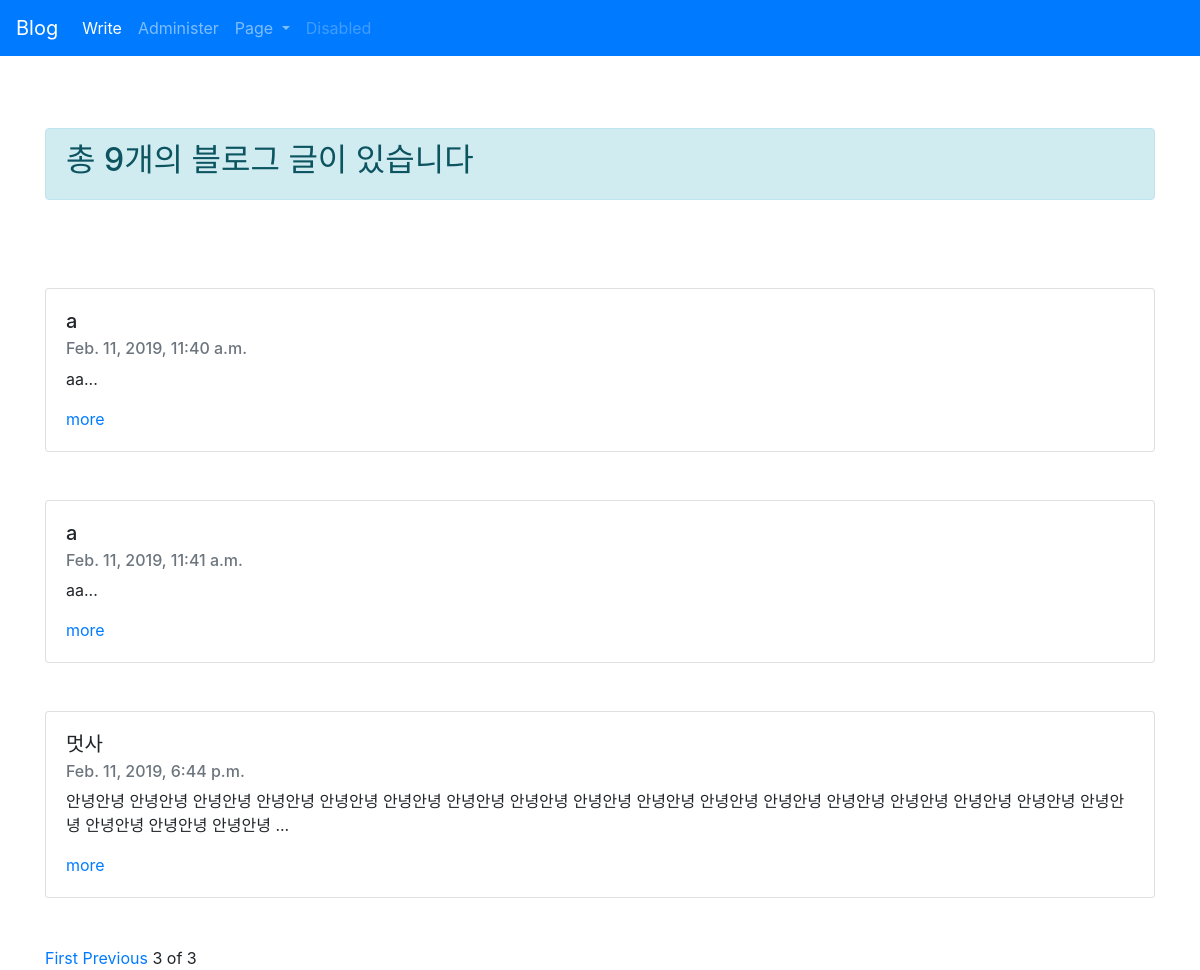
Page /?page=4 on the earlier database version.
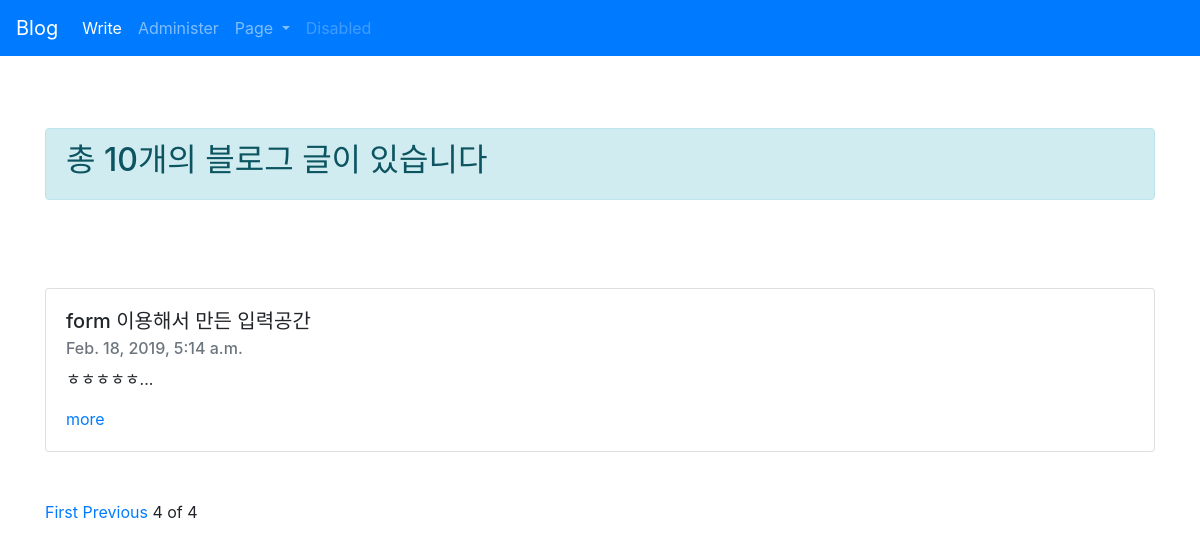
Same page on the later database version.
### blogapp/models.py (models this page shows, shortened)
class Blog(models.Model):
    title=models.CharField(max_length=200)
    pub_date = models.DateTimeField('date published')
    body= models.TextField()
    def summary(self):
        return self.body[:100]

### blogapp/views.py (the view)
# urls.py: path('',blogapp.views.home, name='home'),
def home(request):
    blogs = Blog.objects #쿼리셋
    blog_list = Blog.objects.all() #블로그 모든 글들을 대상
    paginator= Paginator(blog_list, 3) #모든 블로그객체 3개씩 잘라주기!
    page = request.GET.get('page') #request 페이지가 뭔지를 알아내고 (request페이지를 변수에 담아낸다)
    posts=paginator.get_page(page)#request된 페이지를 얻어온뒤 return해준다
    return render(request,'home.html',{'blogs' : blogs, 'posts':posts})

### blogapp/templates/home.html (shortened to what this page needs)
{%extends 'base.html'%}
{% block contents%}
<body>
    <div class="container">
        <div class="alert alert-info" role="alert">
            <h2>총 {{blogs.count}}개의 블로그 글이 있습니다</h2>
        </div>
        <br><br><br>
        {% for blog in posts %}
        <div class="card">
            <div class="card-body">
                <h5 class="card-title">{{blog.title}}</h5>
                <h6 class="card-subtitle mb-2 text-muted">{{blog.pub_date}}</h6>
                <p class="card-text">{{blog.summary}}...</p>
                <a href=" {%url 'detail' blog.id%} ">more</a>
            </div>
        </div>
        <br><br>
        {%endfor%}
        {%if posts.has_previous%}
        <a href="?page=1">First</a>
        <a href="?page={{posts.previous_page_number}}">Previous</a>
        {%endif%}
        <span>{{posts.number}}</span>
        <span>of</span>
        <span>{{posts.paginator.num_pages}}</span>
    </div>
</body>
</html>
{% endblock %}

Differences in the rows shown:
no longer on this page (row unchanged): Blog: title "a", pub_date "Feb. 11, 2019, 11:40 a.m.", summary "aa"
no longer on this page (row unchanged): Blog: title "a", pub_date "Feb. 11, 2019, 11:41 a.m.", summary "aa"
no longer on this page (row unchanged): Blog: title "멋사", pub_date "Feb. 11, 2019, 6:44 p.m.", summary "안녕안녕 안녕안녕 안녕안녕 안녕안녕 안녕안녕 안녕안녕 안녕안녕 안녕안녕 안녕안녕 안녕안녕 안녕안녕 안녕안녕 안녕안녕 안녕안녕 안녕안녕 안녕안녕 안녕안녕 안녕안녕 안녕안녕 안녕안녕"
added Blog: title "form 이용해서 만든 입력공간", pub_date "Feb. 18, 2019, 5:14 a.m.", summary "ㅎㅎㅎㅎㅎ"
Other differences:
{{ blogs.count }}: "9" → "10"
{{ posts.number }}: "3" → "4"
{{ posts.paginator.num_pages }}: "3" → "4"
